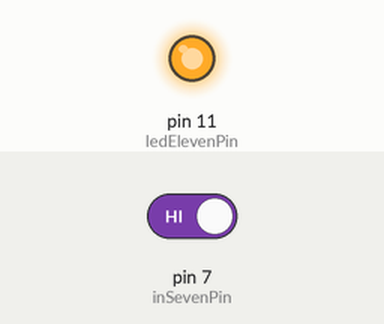
Recording of a sketch running on a simulated Arduino Uno, built with avr-gcc and run on an emulated ATmega328P. Parts: output pins drawn as LEDs (lit = HIGH). The inputs (shaded band) are chosen by the test bench; at power-on: pin 7 (inSevenPin) HIGH.

Above: at 1.2 s.
1.3 s: pin 7 (inSevenPin) driven LOW
At 1.8 s:
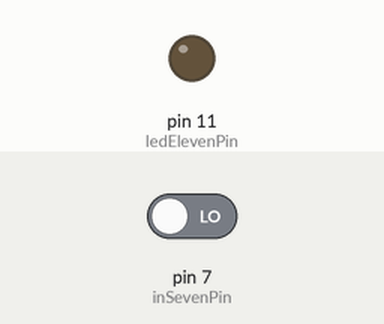
2.8 s: pin 7 (inSevenPin) driven HIGH
At 4.2 s:
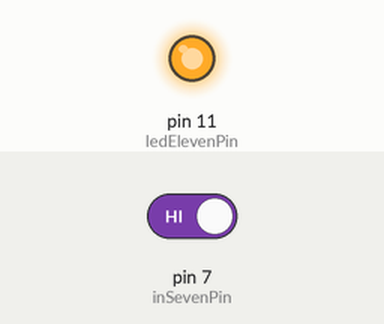
Timing chart, 0 to 5.8 s (numbered marks = the images above; inputs shaded):
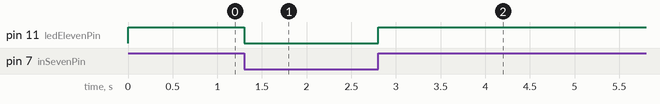

Measured:
- after the input at 1.3 s, pin 11 (ledElevenPin): HIGH → LOW at once
- after the input at 2.8 s, pin 11 (ledElevenPin): LOW → HIGH at once

The sketch:

p6_push_button.ino.ino
```cpp
int ledElevenPin = 11;// initialize pin 11
int inSevenPin = 7;// initialize pin 7
int val;// define val

void setup() {
  pinMode(ledElevenPin,OUTPUT);// set LED pin as “output”
  pinMode(inSevenPin,INPUT);// set button pin as “input”
}

void loop() {
  val = digitalRead(inSevenPin);// read the level value of pin 7 and assign if to val
  if (val == LOW)// check if the button is pressed, if yes, turn on the LED
  {
    digitalWrite(ledElevenPin,LOW);
  }
  else
  {
    digitalWrite(ledElevenPin,HIGH);
  }
}
```
